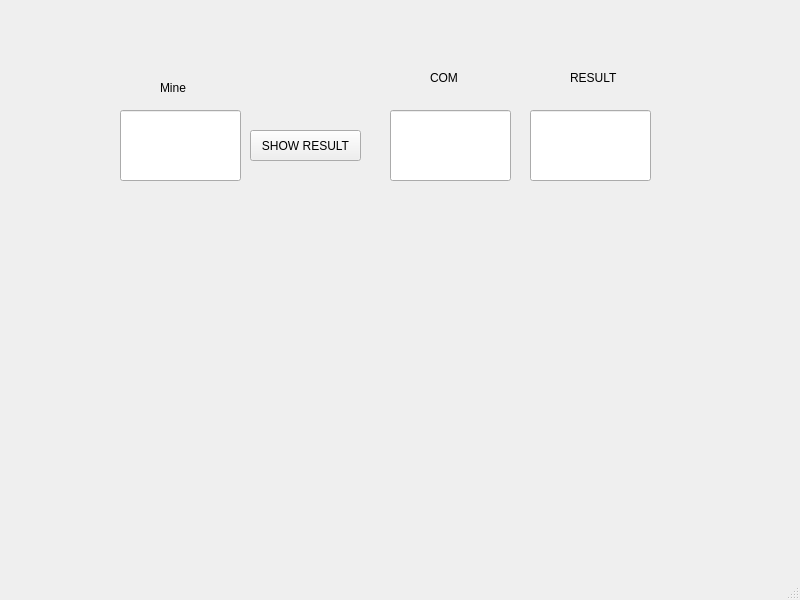
<?xml version="1.0" encoding="UTF-8"?>
<ui version="4.0">
 <class>MainWindow</class>
 <widget class="QMainWindow" name="MainWindow">
  <property name="geometry">
   <rect>
    <x>0</x>
    <y>0</y>
    <width>800</width>
    <height>600</height>
   </rect>
  </property>
  <property name="windowTitle">
   <string>MainWindow</string>
  </property>
  <widget class="QWidget" name="centralwidget">
   <widget class="QLabel" name="lbl">
    <property name="geometry">
     <rect>
      <x>160</x>
      <y>80</y>
      <width>41</width>
      <height>16</height>
     </rect>
    </property>
    <property name="accessibleName">
     <string/>
    </property>
    <property name="text">
     <string>Mine</string>
    </property>
   </widget>
   <widget class="QPushButton" name="pb">
    <property name="geometry">
     <rect>
      <x>250</x>
      <y>130</y>
      <width>111</width>
      <height>31</height>
     </rect>
    </property>
    <property name="text">
     <string>SHOW RESULT</string>
    </property>
   </widget>
   <widget class="QLineEdit" name="le1">
    <property name="geometry">
     <rect>
      <x>120</x>
      <y>110</y>
      <width>121</width>
      <height>71</height>
     </rect>
    </property>
    <property name="text">
     <string/>
    </property>
   </widget>
   <widget class="QLineEdit" name="le2">
    <property name="geometry">
     <rect>
      <x>390</x>
      <y>110</y>
      <width>121</width>
      <height>71</height>
     </rect>
    </property>
    <property name="text">
     <string/>
    </property>
   </widget>
   <widget class="QLineEdit" name="le3">
    <property name="geometry">
     <rect>
      <x>530</x>
      <y>110</y>
      <width>121</width>
      <height>71</height>
     </rect>
    </property>
   </widget>
   <widget class="QLabel" name="lbl_2">
    <property name="geometry">
     <rect>
      <x>430</x>
      <y>70</y>
      <width>41</width>
      <height>16</height>
     </rect>
    </property>
    <property name="accessibleName">
     <string/>
    </property>
    <property name="text">
     <string>COM</string>
    </property>
   </widget>
   <widget class="QLabel" name="lbl_3">
    <property name="geometry">
     <rect>
      <x>570</x>
      <y>70</y>
      <width>61</width>
      <height>16</height>
     </rect>
    </property>
    <property name="accessibleName">
     <string/>
    </property>
    <property name="text">
     <string>RESULT</string>
    </property>
   </widget>
  </widget>
  <widget class="QMenuBar" name="menubar">
   <property name="geometry">
    <rect>
     <x>0</x>
     <y>0</y>
     <width>800</width>
     <height>21</height>
    </rect>
   </property>
  </widget>
  <widget class="QStatusBar" name="statusbar"/>
 </widget>
 <resources/>
 <connections/>
</ui>
